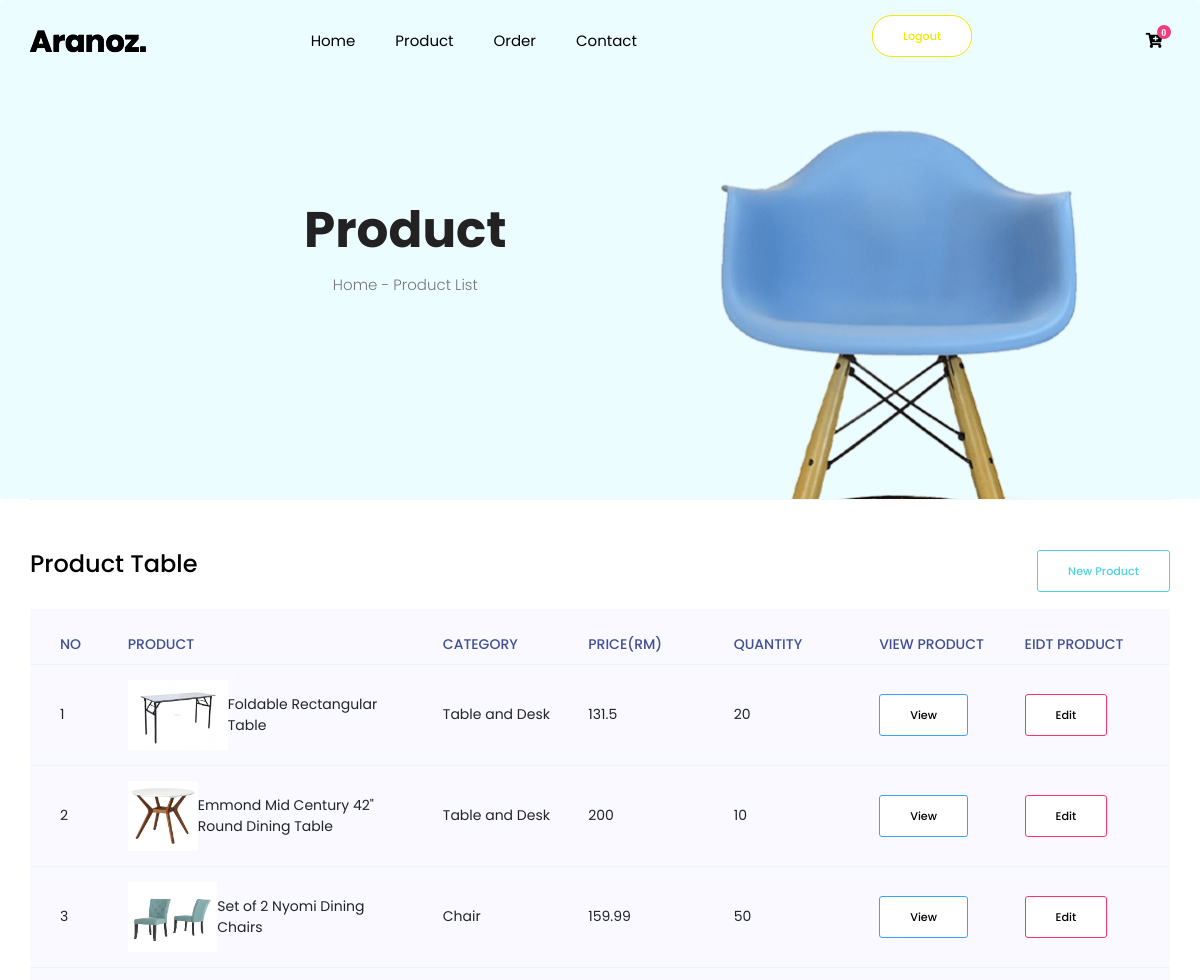
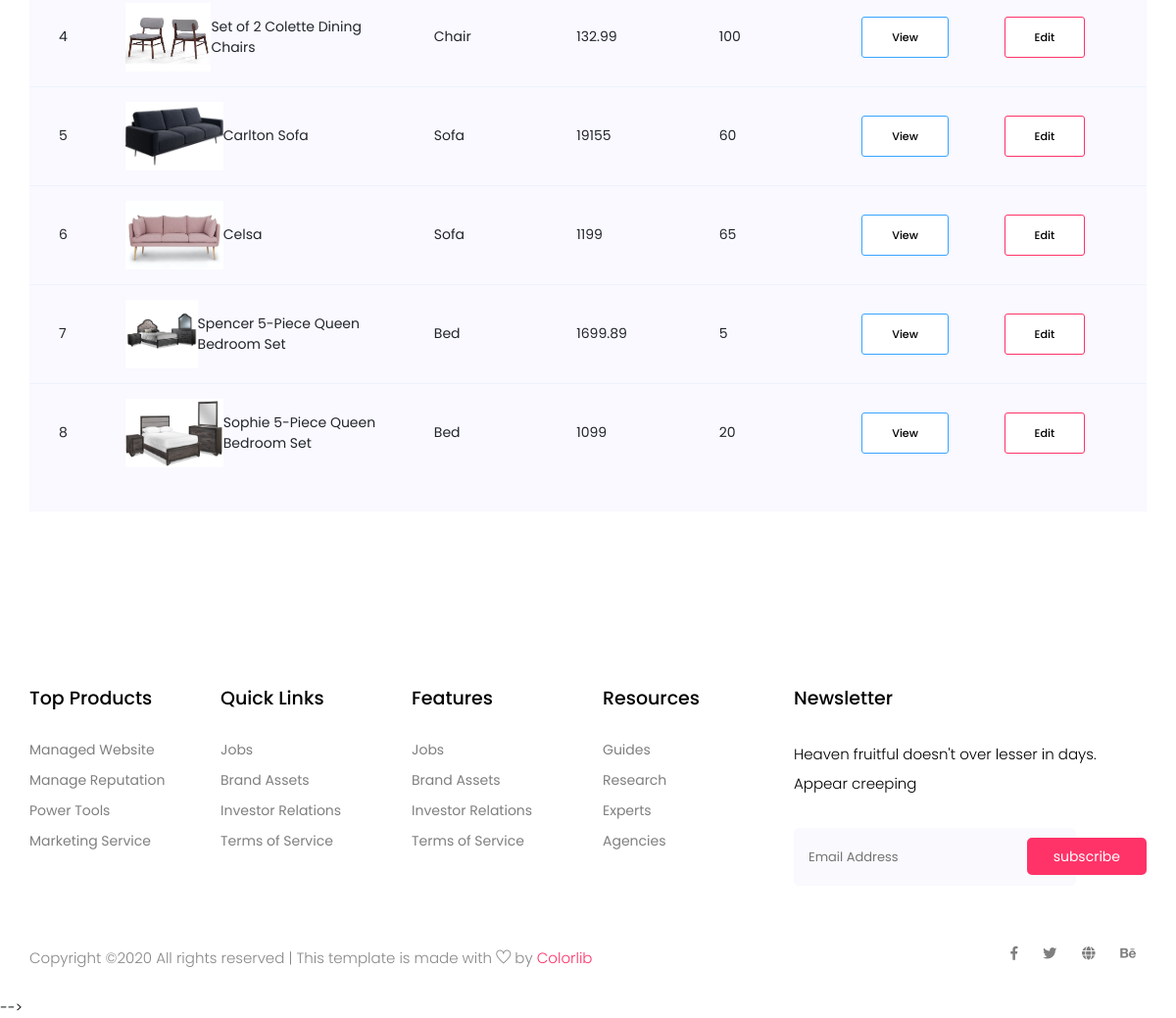
/tblproduct.php (signed in), run on the app's committed database (2 pictures, top to bottom).
### tables this page shows
CREATE TABLE `product` (
  `ProductID` int(10) NOT NULL AUTO_INCREMENT,
  `ProductName` varchar(100) NOT NULL,
  `ProductCategory` varchar(50) NOT NULL,
  `ProductColor` varchar(50) NOT NULL,
  `ProductQuantity` int(10) NOT NULL DEFAULT '0',
  `ProductImg` longtext NOT NULL,
  `ProductImgType` varchar(25) NOT NULL DEFAULT '',
  `ProductPrice` float NOT NULL,
  `ProductDescription` varchar(5000) NOT NULL DEFAULT '',
  PRIMARY KEY (`ProductID`)
);

### tblproduct.php (the view, shortened to what this page needs)
<?php
include 'includes/header.php';
require_once("all.php");
require_once("all.php");
$sql = 'SELECT * FROM `product`';
$result = mysqli_query($con,$sql);
$counter = 1;
 ?>
 <head>
 </head>
 <body>
   	<section class="breadcrumb breadcrumb_bg">
   		<div class="container">
   			<div class="row">
   				<div class="col-lg-8">
   					<div class="breadcrumb_iner text-center">
   						<div class="breadcrumb_iner_item">
   							<h2>Product </h2>
                <p>Home - Product List</p>
   						</div>
   					</div>
   				</div>
   			</div>
   		</div>
   	</section>
  <div class="container box_1107">
    <div class="section-top-border">
      <div style="float:right;">
        <form name ="insertproduct" action="insertproduct.php" method="post">
        <div align ="center">
          <button type="submit" class="genric-btn success-border radius"> New Product</button>
        </div>
      </form>
    </div>
      <h3 class="mb-30">Product Table</h3>
      <div class="progress-table-wrap">
        <div class="progress-table">
          <div class="table-head">
            <div class="serial">No</div>
            <div class="percentage">Product</div>
            <div class="visit">Category</div>
            <div class="visit">Price(RM)</div>
            <div class="visit">Quantity</div>
            <div class="visit"> View Product </div>
            <div class="visit"> Eidt Product </div>
          </div>
          <?php   while($row = mysqli_fetch_assoc($result)) { ?>
          <div class="table-row">
            <div class="serial"><?php echo $counter; $counter++;?></div>
            <div class="percentage"><?php
            $image = $row['ProductImg'];
            $image_src = "uploads/".$image;
             ?>
            <img src= "<?php echo $image_src; ?>" width="100" height="70" alt="image">
            <?php echo $row['ProductName']; ?></div>
            <div class="visit"><?php echo $row['ProductCategory']; ?></div>
            <div class="visit"><?php echo $row['ProductPrice']; ?></div>
            <div class="visit"><?php echo $row['ProductQuantity']; ?></div>
            <div class="visit"><button type="button" class="genric-btn info-border radius"> <a href="viewproduct.php?productid=<?php echo $row['ProductID'];?>"><span style="color:black;">View</span> </a></button></div>
            <div class="visit"><button type="button" class="genric-btn primary-border radius"> <a href="editproduct.php?productid=<?php echo $row['ProductID'];?>"><span style="color:black;">Edit</span> </a></button></div>
          </div>
        <?php } ?>
        </div>
      </div>
    </div>
  </div>
  <?php
  include 'includes/footer.php';
   ?>-->
</body>

### includes/header.php (shortened to what this page needs)
<header class="main_menu home_menu">
  <div class="container">
      <div class="row align-items-center">
          <div class="col-lg-12">
              <nav class="navbar navbar-expand-lg navbar-light">
                  <a class="navbar-brand" href="index.php"> <img src="img/logo.png" alt="logo"> </a>
                  <div class="collapse navbar-collapse main-menu-item" id="navbarSupportedContent">
                      <ul class="navbar-nav">
                          <li class="nav-item">
                              <a class="nav-link" href="index.php">Home</a>
                          </li>
                          <?php
                          if(!isset($_SESSION['UID'])){
                            ?>
                            <li class="nav-item">
                                <a class="nav-link" href="list-product.php">Product</a>
                            </li>
                            <li class="nav-item">
                                <a class="nav-link" href="order.php">Order</a>
                            </li>
                            <?php
                          } else {
                            if($_SESSION['UID']!='1'){
                              ?>
                              <li class="nav-item">
                                  <a class="nav-link" href="list-product.php">Product</a>
                              </li>
                              <li class="nav-item">
                                  <a class="nav-link" href="order.php">Order</a>
                              </li>
                              <?php
                            }
                          }
                           ?>
                          <li class="nav-item">
                              <a class="nav-link" href="contact.php">Contact</a>
                          </li>
                          <li>
                          </li>
                          <?php
                            if(!isset($_SESSION['UID'])){
                           ?>
                          <li class="nav-item">
                              <a href="login.php" class="genric-btn primary circle" style=" margin:15px;">LOGIN</a>
                          </li>
                          <li class="nav-item">
                              <a href="register.php" class="genric-btn primary-border circle" style=" margin:15px;">Register</a>
                          </li>
                          <?php
                        } else {
                           ?>
                          <li class="nav-item">
                              <a href="./function/logout.php" class="genric-btn warning-border circle" style=" margin:15px;">Logout</a>
                          </li>
                          <?php
                        };
                           ?>
                      </ul>
                  </div>
                  <div class="hearer_icon d-flex">
                      <div class="dropdown cart">
                          <a class="dropdown-toggle" href="./cart.php" id="navbarDropdown3">
                              <i class="fas fa-cart-plus"><sup class="supNum">0</sup></i>
                          </a>
                      </div>
                  </div>
              </nav>
          </div>
      </div>
  </div>
</header>

### all.php (shortened to what this page needs)
<link rel="stylesheet" href="css/bootstrap.min.css">
<link rel="stylesheet" href="css/animate.css">
<link rel="stylesheet" href="css/owl.carousel.min.css">
<link rel="stylesheet" href="css/nice-select.css">
<link rel="stylesheet" href="css/all.css">
<link rel="stylesheet" href="css/flaticon.css">
<link rel="stylesheet" href="css/themify-icons.css">
<link rel="stylesheet" href="css/magnific-popup.css">
<link rel="stylesheet" href="css/slick.css">
<link rel="stylesheet" href="css/price_rangs.css">
<link rel="stylesheet" href="css/style.css">

### includes/footer.php (shortened to what this page needs)
<footer class="footer_part">
    <div class="container">
        <div class="row justify-content-around">
            <div class="col-sm-6 col-lg-2">
                <div class="single_footer_part">
                    <h4>Top Products</h4>
                    <ul class="list-unstyled">
                        <li><a href="">Managed Website</a></li>
                        <li><a href="">Manage Reputation</a></li>
                        <li><a href="">Power Tools</a></li>
                        <li><a href="">Marketing Service</a></li>
                    </ul>
                </div>
            </div>
            <div class="col-sm-6 col-lg-2">
                <div class="single_footer_part">
                    <h4>Quick Links</h4>
                    <ul class="list-unstyled">
                        <li><a href="">Jobs</a></li>
                        <li><a href="">Brand Assets</a></li>
                        <li><a href="">Investor Relations</a></li>
                        <li><a href="">Terms of Service</a></li>
                    </ul>
                </div>
            </div>
            <div class="col-sm-6 col-lg-2">
                <div class="single_footer_part">
                    <h4>Features</h4>
                    <ul class="list-unstyled">
                        <li><a href="">Jobs</a></li>
                        <li><a href="">Brand Assets</a></li>
                        <li><a href="">Investor Relations</a></li>
                        <li><a href="">Terms of Service</a></li>
                    </ul>
                </div>
            </div>
            <div class="col-sm-6 col-lg-2">
                <div class="single_footer_part">
                    <h4>Resources</h4>
                    <ul class="list-unstyled">
                        <li><a href="">Guides</a></li>
                        <li><a href="">Research</a></li>
                        <li><a href="">Experts</a></li>
                        <li><a href="">Agencies</a></li>
                    </ul>
                </div>
            </div>
            <div class="col-sm-6 col-lg-4">
                <div class="single_footer_part">
                    <h4>Newsletter</h4>
                    <p>Heaven fruitful doesn't over lesser in days. Appear creeping
                    </p>
                    <div id="mc_embed_signup">
                        <form target="_blank"
                            action="https://spondonit.us12.list-manage.com/subscribe/post?u=1462626880ade1ac87bd9c93a&amp;id=92a4423d01"
                            method="get" class="subscribe_form relative mail_part">
                            <input type="email" name="email" id="newsletter-form-email" placeholder="Email Address"
                                class="placeholder hide-on-focus" onfocus="this.placeholder = ''"
                                onblur="this.placeholder = ' Email Address '">
                            <button type="submit" name="submit" id="newsletter-submit"
                                class="email_icon newsletter-submit button-contactForm">subscribe</button>
                        </form>
                    </div>
                </div>
            </div>
        </div>
    </div>
    <div class="copyright_part">
        <div class="container">
            <div class="row">
                <div class="col-lg-8">
                    <div class="copyright_text">
                        <P>
Copyright &copy;<script>document.write(new Date().getFullYear());</script> All rights reserved | This template is made with <i class="ti-heart" aria-hidden="true"></i> by <a href="https://colorlib.com" target="_blank">Colorlib</a>
</P>
                    </div>
                </div>
                <div class="col-lg-4">
                    <div class="footer_icon social_icon">
                        <ul class="list-unstyled">
                            <li><a href="#" class="single_social_icon"><i class="fab fa-facebook-f"></i></a></li>
                            <li><a href="#" class="single_social_icon"><i class="fab fa-twitter"></i></a></li>
                            <li><a href="#" class="single_social_icon"><i class="fas fa-globe"></i></a></li>
                            <li><a href="#" class="single_social_icon"><i class="fab fa-behance"></i></a></li>
                        </ul>
                    </div>
                </div>
            </div>
        </div>
    </div>
</footer>

### css/all.css (style rules this page uses)
.fa, .fas, .far, .fal, .fab { -moz-osx-font-smoothing: grayscale; -webkit-font-smoothing: antialiased; display: inline-block; font-style: normal; font-variant: normal; text-rendering: auto; line-height: 1; }
.fa-behance:before { content: "\f1b4"; }
.fa-cart-plus:before { content: "\f217"; }
.fa-facebook-f:before { content: "\f39e"; }
.fa-globe:before { content: "\f0ac"; }
.fa-twitter:before { content: "\f099"; }
.fab { font-family: 'Font Awesome 5 Brands'; }
.fa, .fas { font-family: 'Font Awesome 5 Free'; font-weight: 900; }

### data on the page
product: ProductImg (picture), ProductName "Foldable Rectangular Table", ProductCategory "Table and Desk", ProductPrice "131.5", ProductQuantity "20"
product: ProductImg (picture), ProductName "Emmond Mid Century 42\" Round Dining Table", ProductCategory "Table and Desk", ProductPrice "200", ProductQuantity "10"
product: ProductImg (picture), ProductName "Set of 2 Nyomi Dining Chairs", ProductCategory "Chair", ProductPrice "159.99", ProductQuantity "50"
product: ProductImg (picture), ProductName "Set of 2 Colette Dining Chairs", ProductCategory "Chair", ProductPrice "132.99", ProductQuantity "100"
product: ProductImg (picture), ProductName "Carlton Sofa", ProductCategory "Sofa", ProductPrice "19155", ProductQuantity "60"
product: ProductImg (picture), ProductName "Celsa", ProductCategory "Sofa", ProductPrice "1199", ProductQuantity "65"
product: ProductImg (picture), ProductName "Spencer 5-Piece Queen Bedroom Set", ProductCategory "Bed", ProductPrice "1699.89", ProductQuantity "5"
product: ProductImg (picture), ProductName "Sophie 5-Piece Queen Bedroom Set", ProductCategory "Bed", ProductPrice "1099", ProductQuantity "20"
